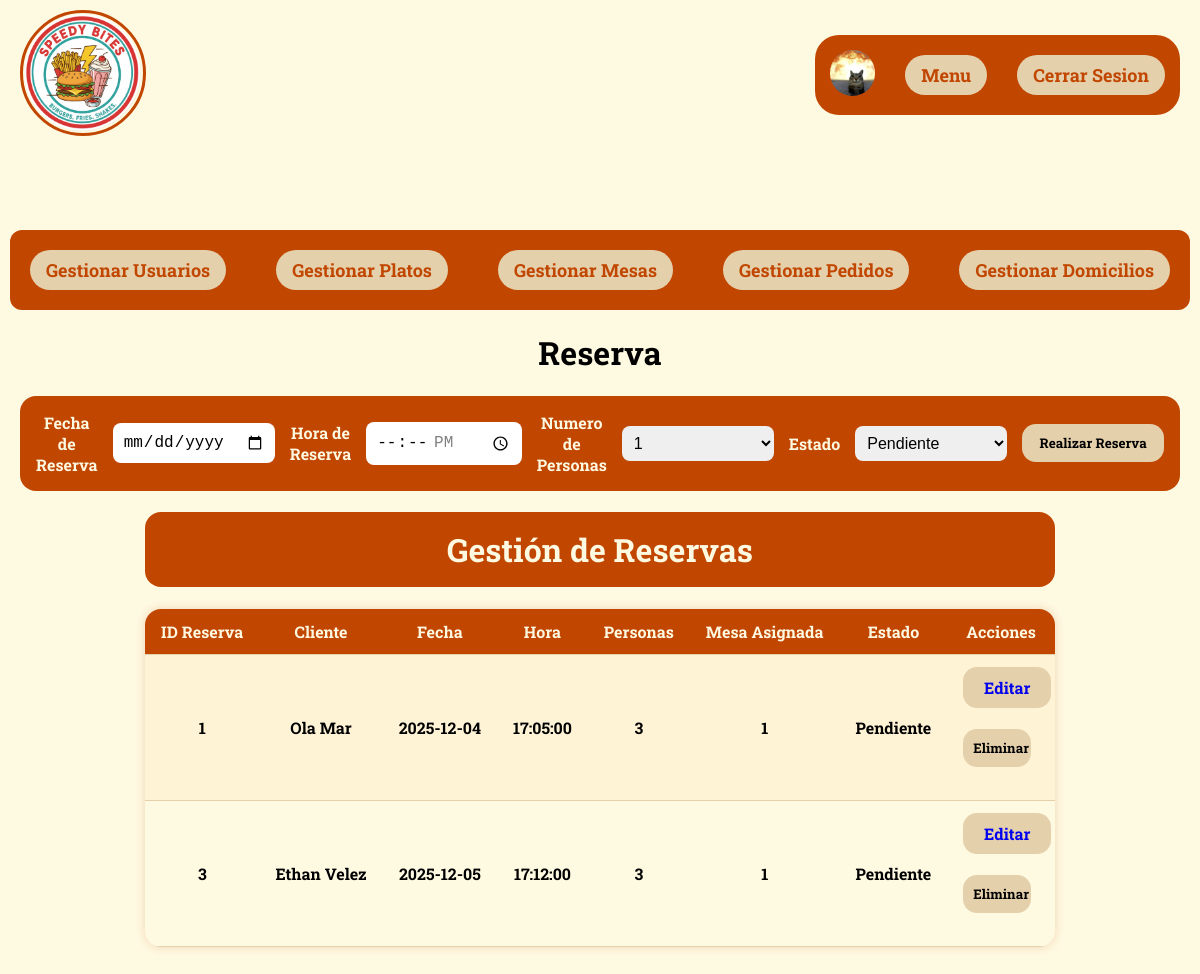
Page /Vista/html/reservas.php (signed in) on the committed database.
### tables this page shows
CREATE TABLE `reservas` (
  `ID_RE` int(11) NOT NULL,
  `NumeroPersonas` int(11) DEFAULT NULL,
  `FechaReserva` date DEFAULT NULL,
  `HoraReserva` time DEFAULT NULL,
  `Estado` varchar(100) NOT NULL,
  `ID_User` int(11) DEFAULT NULL,
  `ID_M` int(11) DEFAULT NULL
);

CREATE TABLE `usuarios` (
  `ID_User` int(5) NOT NULL,
  `Nombre` varchar(100) DEFAULT NULL,
  `Apellido` varchar(100) DEFAULT NULL,
  `Email` varchar(100) DEFAULT NULL,
  `Passwrd` varchar(255) DEFAULT NULL,
  `Rolusu` varchar(100) DEFAULT NULL,
  `Telefono` varchar(15) DEFAULT NULL,
  `ImagenPerfil` blob DEFAULT NULL
);

CREATE TABLE `mesas` (
  `ID_R` int(5) NOT NULL,
  `NumeroMesa` int(11) NOT NULL,
  `Capacidad` int(50) NOT NULL,
  `Ubicacion` varchar(255) NOT NULL,
  `Disponibilidad` tinyint(1) NOT NULL
);

### Configuracion/conexion.php (called while the page is built, shortened)
<?php
class DB{
    private static $host = "localhost";
    private static $dbname = "resad";
    private static $username = "Adless";
    private static $password = "115";
    private static $charset = "utf8mb4";
    private static $pdo = null;
    public static function connect(){
        if(self::$pdo === null){
            try{
                $dn = "mysql:host=". self::$host.";dbname=". self::$dbname.";charset=".self::$charset;
                self::$pdo = new PDO($dn,self::$username,self::$password);
                self::$pdo->setAttribute(PDO::ATTR_ERRMODE, PDO::ERRMODE_EXCEPTION);
            }
            catch(PDOException $e){
                die("Error de conexion".$e -> getMessage());
            }
        }
        return self::$pdo;
    }
}
?>

### Modelo/ModeloReservas.php (called while the page is built, shortened)
<?php
require_once(ROOT_PATH . 'Configuracion/conexion.php');
class Reservas {
    public $db;
    public function __construct() {
        $this->db = DB::connect();
    }
    public function obtenerReservas() {
        $sql = "SELECT
                    r.*,
                    m.NumeroMesa,
                    u.Nombre,
                    u.Apellido
                FROM
                    reservas r
                JOIN
                    mesas m ON r.ID_M = m.ID_R
                JOIN
                    usuarios u ON r.ID_User = u.ID_User";
        $stmt = $this->db->query($sql);
        return $stmt->fetchAll(PDO::FETCH_ASSOC);
    }
}

### Vista/html/reservas.php (the view, shortened to what this page needs)
<?php
$fecha_minima = date('Y-m-d');
require_once '../../Modelo/ModeloReservas.php';
$usuario = $_SESSION['usuario_logueado'];
$modelReservas = new Reservas();
$reservas = $modelReservas->obtenerReservas();
$ReEditar = null;
?>
<!DOCTYPE html>
<html lang="es">
<head>
    <link href="../css/perfil.css" rel="stylesheet">
</head>
<body>
<?php if ($usuario): ?>
    <?php if ($usuario['Rolusu'] === 'Administrador'): ?>
        <nav>
            <ul>
                <li>
                    <a href="../../index.php">
                        <img src="../img/Logo.png" id="logo" alt="Logo">
                    </a>
                </li>
                <div id="navbotones">
                    <li>
                        <a href="./perfil.php">
                            <img id="fpp" src="../img/uP/<?= htmlspecialchars($usuario['ImagenPerfil'] ?? 'default.png') ?>" alt="Foto de perfil">
                        </a>
                    </li>
                    <li><a class="botonesnav" href="./menu.php">Menu</a></li>
                    <li><a class="botonesnav" href="../../Controlador/usuarioController.php?action=cerrarSesion">Cerrar Sesion</a></li>
                </div>
            </ul>
        </nav>
    <?php endif; ?>
<?php endif; ?>
<div class="Contenedor">
    <?php if ($usuario['Rolusu'] === 'Administrador'): ?>
        <div id="opciones">
            <a class="botonesnav" href="./perfil.php">Gestionar Usuarios</a>
            <a class="botonesnav" href="./rplato.php">Gestionar Platos</a>
            <a class="botonesnav" href="./mesas.php">Gestionar Mesas</a>
            <a class="botonesnav" href="./pedidos.php">Gestionar Pedidos</a>
            <a class="botonesnav" href="./domicilios.php">Gestionar Domicilios</a>
        </div>
        <div class="FReserva">
            <h1 class="text">Reserva</h1>
            <form class="Reserva" action="../../Controlador/reservaController.php?action=RegistrarR" method="POST">
                <label>Fecha de Reserva</label>
                <input type="date" name="FR" required min="<?= $fecha_minima ?>">
                <label>Hora de Reserva</label>
                <input type="time" name="HR" required min="13:00" max="22:00">
                <label>Numero de Personas</label>
                <select name="NP">
                    <option value="1">1</option>
                </select>
                <label>Estado</label>
                <select name="Estado">
                    <option value="Pendiente" <?= ($ReEditar['Estado'] ?? 'Pendiente') == "Pendiente" ? "selected" : "" ?>>Pendiente</option>
                </select>
                <button type="submit" id="btn">Realizar Reserva</button>
            </form>
        </div>
        <div class="GesReservas">
            <h1 class="Crear">Gestión de Reservas</h1>
            <table>
                <tr>
                    <th>ID Reserva</th>
                    <th>Cliente</th>
                    <th>Fecha</th>
                    <th>Hora</th>
                    <th>Personas</th>
                    <th>Mesa Asignada</th>
                    <th>Estado</th>
                    <th>Acciones</th>
                </tr>
                <?php foreach ($reservas as $r): ?>
                    <tr>
                        <td><?= htmlspecialchars($r['ID_RE']) ?></td>
                        <td><?= htmlspecialchars($r['Nombre']) ?> <?= htmlspecialchars($r['Apellido']) ?></td>
                        <td><?= htmlspecialchars($r['FechaReserva']) ?></td>
                        <td><?= htmlspecialchars($r['HoraReserva']) ?></td>
                        <td><?= htmlspecialchars($r['NumeroPersonas']) ?></td>
                        <td><?= htmlspecialchars($r['NumeroMesa']) ?></td>
                        <td><?= htmlspecialchars($r['Estado']) ?></td>
                        <td>
                            <a id="btn" href="reservas.php?editar=<?= htmlspecialchars($r['ID_RE']) ?>">Editar</a>
                            <form method="POST" action="../../Controlador/reservaController.php?action=EliminarR" style="display: inline;">
                                <button id="btn" type="submit" class="delete">Eliminar</button>
                            </form>
                        </td>
                    </tr>
                <?php endforeach; ?>
            </table>
        </div>
    <?php endif; ?>
</div>
</body>
</html>

### Vista/css/perfil.css (style rules this page uses)
* { text-decoration: none; text-decoration-line: none; }
body { font-family: "Roboto Slab", serif; font-optical-sizing: auto; font-weight: bold; font-style: normal; background-color: #FEF9E1; margin: 0; padding: 0; width: 100%; }
nav { width: 100%; }
ul { list-style-type: none; display: flex; justify-content: space-between; align-items: center; padding: 10px 20px; margin: 0; }
#logo { width: 120px; border: #C14600 3px solid; border-radius: 100%; }
#navbotones { background-color: #C14600; display: flex; justify-content: center; align-items: center; gap: 30px; padding: 15px; border-radius: 24px; }
.botonesnav { display: block; color: #C14600; padding: 8px 16px; text-decoration: none; font-size: 18px; background-color: #E5D0AC; border-radius: 26px; transition: 0.2s ease-out; white-space: nowrap; }
.Contenedor { display: flex; margin-top: 30px; margin-bottom: 50px; flex-direction: column; align-items: center; text-align: center; justify-content: center; padding: 20px; }
#fpp { width: 45px; border-radius: 100%; }
#opciones { display: flex; flex-direction: row; gap: 50px; margin-top: 30px; padding: 20px; border-radius: 12px; background-color: #C14600; }
.Crear, .Editar, .Reserva { background-color: #C14600; display: flex; flex-direction: row; width: 100%; border-radius: 16px; padding: 16px; color: #FEF9E1; align-items: center; justify-content: center; box-sizing: border-box; gap: 15px; }
input { width: 100%; padding: 10px; border: none; border-radius: 8px; box-sizing: border-box; font-size: 16px; }
#btn { padding: 10px; display: block; width: 90%; max-width: 200px; background-color: #E5D0AC; border-radius: 14px; border: none; font-family: "Roboto Slab", serif; font-optical-sizing: auto; font-weight: bold; font-style: normal; cursor: pointer; transition: 0.2s ease-out; text-align: center; }
select { width: 100%; padding: 8px; border: none; border-radius: 8px; box-sizing: border-box; font-size: 16px; }
table { width: 100%; max-width: 1000px; border-collapse: collapse; margin: 0 auto; font-family: "Roboto Slab", serif; background-color: #FEF9E1; box-shadow: 0 0 10px rgba(193, 70, 0, 0.2); border-radius: 16px; overflow: hidden; }
table th, table td { padding: 12px 16px; text-align: center; border-bottom: 1px solid #E5D0AC; }
table th { background-color: #C14600; color: #FEF9E1; font-weight: bold; font-size: 1em; }
table tr:nth-child(even) { background-color: #FFF3D6; }
table td form { display: inline-block; margin: 0 4px; }
table td button { padding: 6px 12px; background-color: #E5D0AC; border: none; border-radius: 10px; font-family: "Roboto Slab", serif; font-weight: bold; cursor: pointer; transition: background-color 0.2s ease-out; }

### rows in the picture
reservas: ID_RE "1", ID_User.Nombre "Ola", ID_User.Apellido "Mar", FechaReserva "2025-12-04", HoraReserva "17:05:00", NumeroPersonas "3", ID_M.NumeroMesa "1", Estado "Pendiente"
reservas: ID_RE "3", ID_User.Nombre "Ethan", ID_User.Apellido "Velez", FechaReserva "2025-12-05", HoraReserva "17:12:00", NumeroPersonas "3", ID_M.NumeroMesa "1", Estado "Pendiente"
